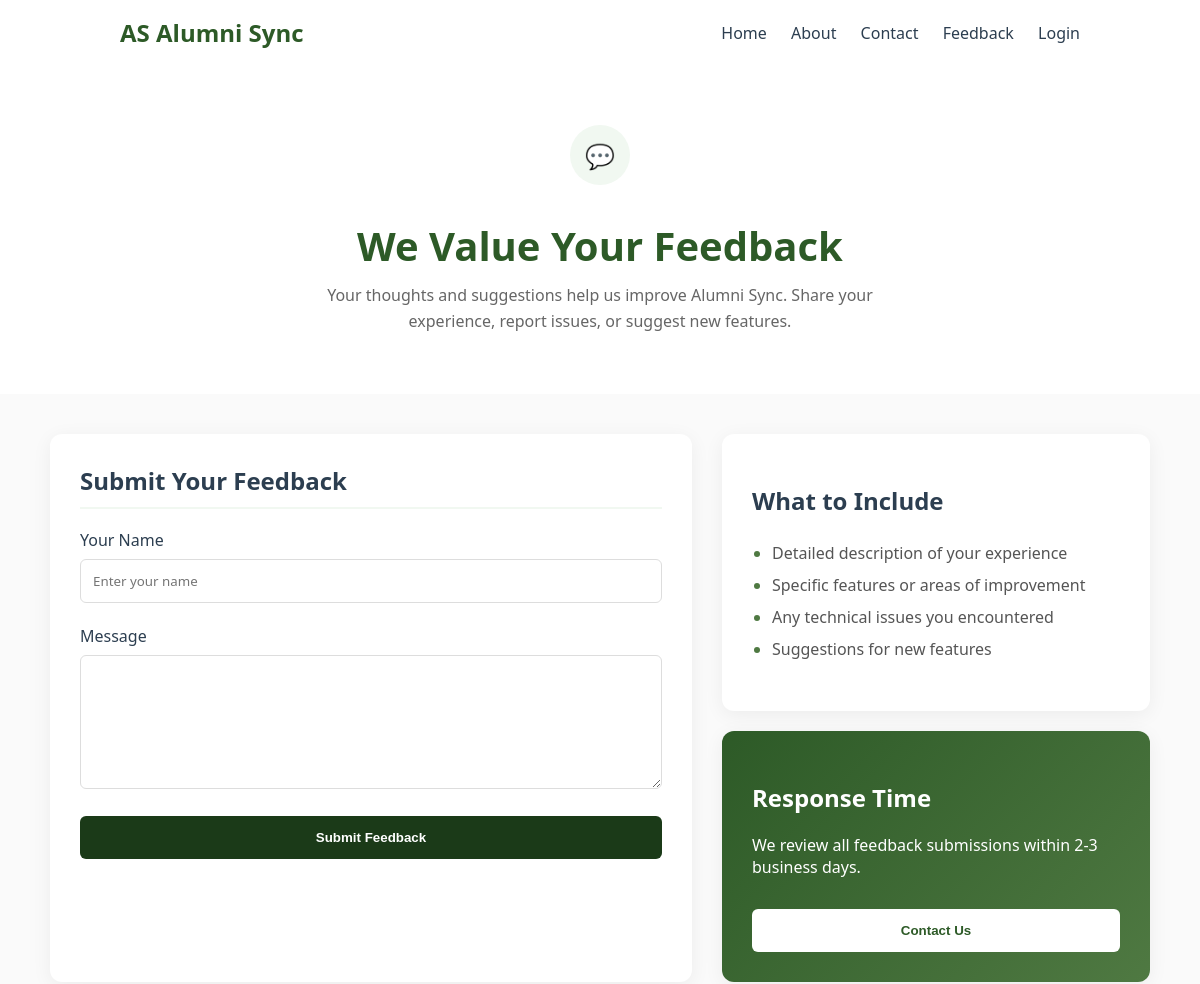
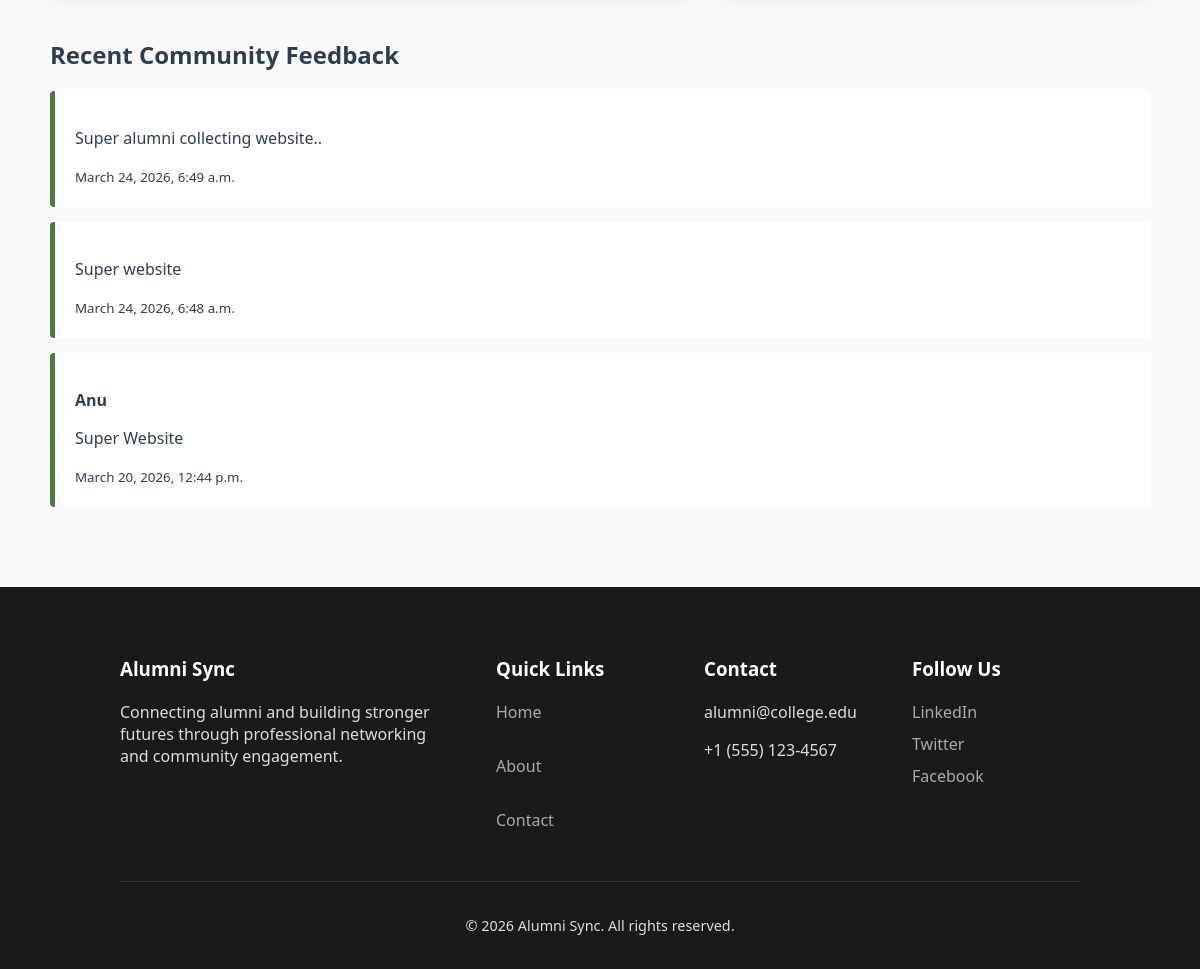
The app's page /alumni_app/alumni/feedback/ with its own data (2 pictures, top to bottom).
### Alumni_app/models.py (models this page shows, shortened)
class Feedback(models.Model):
    user = models.ForeignKey(User, on_delete=models.CASCADE, null=True, blank=True)
    name = models.CharField(max_length=100, null=True, blank=True)
    message = models.TextField()
    created_at = models.DateTimeField(auto_now_add=True)

### Alumni_app/views.py (the view, shortened to what this page needs)
# urls.py: path('alumni/feedback/', views.alumni_feedback, name='alumni_feedback'),
def alumni_feedback(request):
    feedbacks = Feedback.objects.all().order_by("-created_at")
    return render(request, "alumni_feedback.html", {"feedbacks": feedbacks})

### Alumni_app/templates/alumni_feedback.html (shortened to what this page needs)
{% load static %}
<!DOCTYPE html>
<html>
<head>
<link rel="stylesheet" href="{% static 'alumni_feedback.css' %}">
</head>
<body>
<header>
<div><h2>AS Alumni Sync</h2></div>
<nav>
<a href="{% url 'index' %}">Home</a>
<a href="{% url 'about' %}">About</a>
<a href="{% url 'contact' %}">Contact</a>
<a href="{% url 'alumni_feedback' %}">Feedback</a>
<a href="{% url 'login_portal' %}">Login</a>
</nav>
</header>
<section class="hero">
<div class="hero-icon">💬</div>
<h1>We Value Your Feedback</h1>
<p>
Your thoughts and suggestions help us improve Alumni Sync.
Share your experience, report issues, or suggest new features.
</p>
</section>
<div class="container">
<div class="card feedback-form">
<h2>Submit Your Feedback</h2>
<form method="POST">
{% if request.user.is_authenticated %}
<label>Username</label>
<input type="text" value="{{ request.user.username }}" readonly>
{% else %}
<label>Your Name</label>
<input type="text" name="name" placeholder="Enter your name">
{% endif %}
<br><br>
<label>Message</label>
<textarea name="message" rows="6"></textarea>
<br><br>
<button type="submit">Submit Feedback</button>
</form>
</div>
<div class="sidebar">
<div class="card info-box">
<h2>What to Include</h2>
<ul>
<li>Detailed description of your experience</li>
<li>Specific features or areas of improvement</li>
<li>Any technical issues you encountered</li>
<li>Suggestions for new features</li>
</ul>
</div>
<div class="card response-time-card">
<h2>Response Time</h2>
<p>
We review all feedback submissions within 2-3 business days.
</p>
<a href="{% url 'contact' %}">
<button>Contact Us</button>
</a>
</div>
</div>
</div>
<section class="user-feedback-section">
<h2>Recent Community Feedback</h2>
{% for feedback in feedbacks %}
<div class="feedback-item">
<p>
<strong>{{ feedback.user.username }}</strong>
</p>
<p>{{ feedback.message }}</p>
<small>{{ feedback.created_at }}</small>
</div>
{% empty %}
<p>No feedback submitted yet.</p>
{% endfor %}
</section>
<footer>
<div>
<h3>Alumni Sync</h3>
<p>
Connecting alumni and building stronger futures through
professional networking and community engagement.
</p>
</div>
<div>
<h3>Quick Links</h3>
<a href="#">Home</a><br>
<a href="#">About</a><br>
<a href="#">Contact</a>
</div>
<div>
<h3>Contact</h3>
<p>alumni@college.edu</p>
<p>+1 (555) 123-4567</p>
</div>
<div>
<h3>Follow Us</h3>
<a href="#">LinkedIn</a>
<a href="#">Twitter</a>
<a href="#">Facebook</a>
</div>
<div class="footer-bottom">
<p>© 2026 Alumni Sync. All rights reserved.</p>
</div>
</footer>
</body>
</html>

### Alumni_app/static/alumni_feedback.css (style rules this page uses)
:root { --primary-green: #2d5a27; --accent-green: #4f7942; --light-green: #f1f8f1; --button-green: #1b3a18; --text-main: #2c3e50; --white: #ffffff; }
body { font-family: 'Segoe UI', Tahoma, Geneva, Verdana, sans-serif; background-color: #fafafa; color: var(--text-main); margin: 0; }
header { display: flex; justify-content: space-between; align-items: center; padding: 1rem 10%; background: var(--white); box-shadow: 0 2px 10px rgba(0,0,0,0.05); }
header h2 { color: var(--primary-green); margin: 0; }
nav a { text-decoration: none; color: var(--text-main); margin-left: 20px; font-weight: 500; }
.hero { text-align: center; padding: 60px 20px; background: var(--white); }
.hero-icon { background: var(--light-green); width: 60px; height: 60px; border-radius: 50%; display: flex; align-items: center; justify-content: center; margin: 0 auto 20px; font-size: 24px; }
.hero h1 { font-size: 2.5rem; color: var(--primary-green); margin-bottom: 10px; }
.hero p { color: #666; max-width: 600px; margin: 0 auto; line-height: 1.6; }
.container { max-width: 1100px; margin: 40px auto; display: grid; grid-template-columns: 1.5fr 1fr; gap: 30px; padding: 0 20px; }
.card { background: var(--white); padding: 30px; border-radius: 12px; box-shadow: 0 4px 20px rgba(0,0,0,0.06); }
.feedback-form h2 { margin-top: 0; border-bottom: 2px solid var(--light-green); padding-bottom: 10px; }
input, textarea { width: 100%; padding: 12px; margin-top: 8px; border: 1px solid #ddd; border-radius: 6px; box-sizing: border-box; font-family: inherit; }
button { background: var(--button-green); color: white; border: none; padding: 14px 28px; border-radius: 6px; cursor: pointer; font-weight: 600; transition: 0.3s; width: 100%; }
.info-box ul { padding-left: 20px; line-height: 2; color: #555; }
.info-box li::marker { color: var(--accent-green); }
.response-time-card { background: linear-gradient(135deg, var(--primary-green), var(--accent-green)); color: white; margin-top: 20px; }
.response-time-card h2 { color: white; }
.response-time-card button { background: white; color: var(--primary-green); margin-top: 15px; }
footer { background: #1a1a1a; color: #ddd; padding: 50px 10% 20px; margin-top: 80px; display: grid; grid-template-columns: 2fr 1fr 1fr 1fr; gap: 40px; }
footer h3 { color: white; margin-bottom: 20px; }
footer a { color: #aaa; text-decoration: none; display: block; margin-bottom: 10px; }
.footer-bottom { grid-column: 1 / -1; border-top: 1px solid #333; padding-top: 20px; text-align: center; font-size: 0.9rem; }
.user-feedback-section { max-width: 1100px; margin: 40px auto; padding: 0 20px; }
.feedback-item { background: #fff; padding: 20px; margin-bottom: 15px; border-left: 5px solid var(--accent-green); border-radius: 4px; }

### records on screen
Feedback: message "Super alumni collecting website..", created_at "March 24, 2026, 6:49 a.m."
Feedback: message "Super website", created_at "March 24, 2026, 6:48 a.m."
Feedback: user.username "Anu", message "Super Website", created_at "March 20, 2026, 12:44 p.m."
